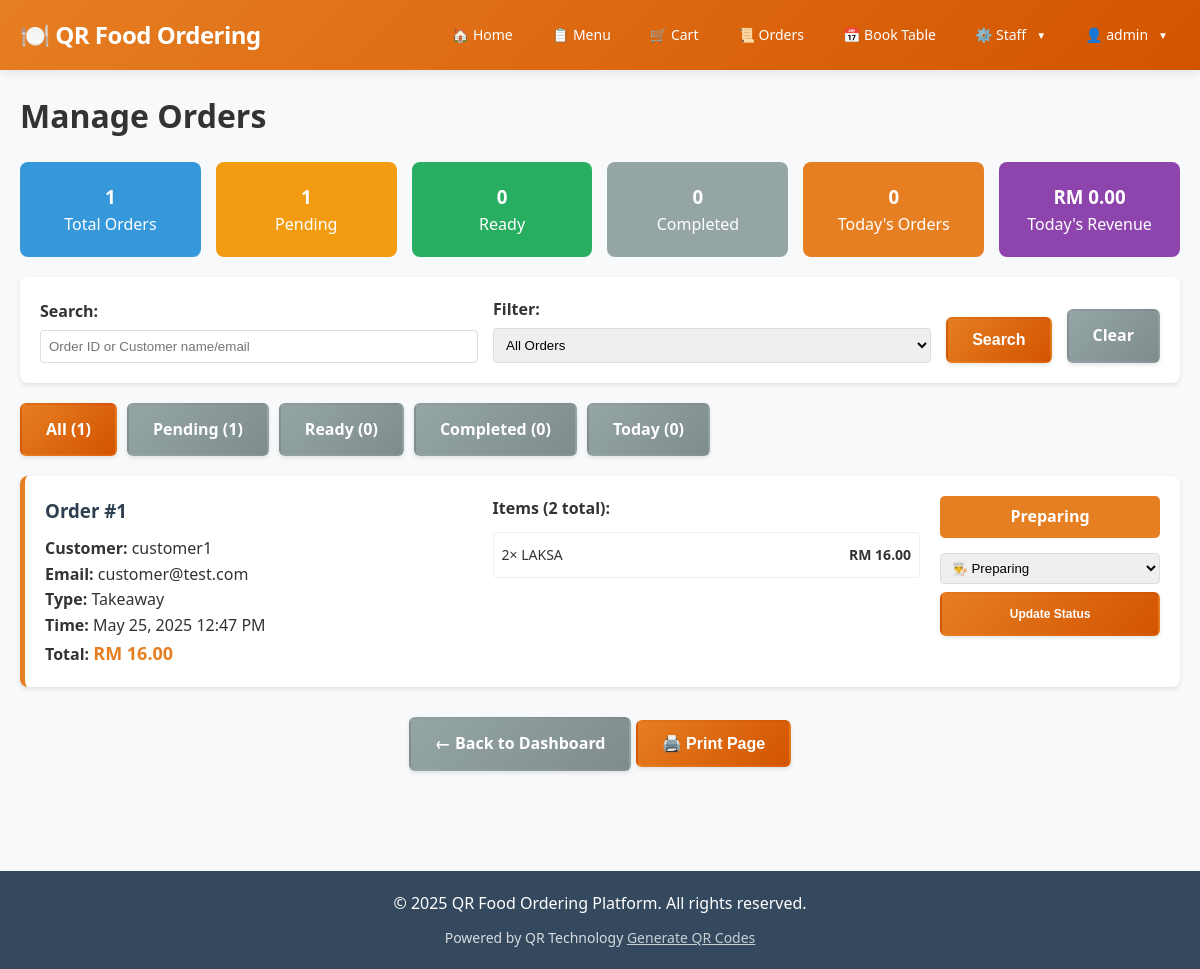
/staff/manage_orders.php (signed in), run on an earlier commit of the app's database.
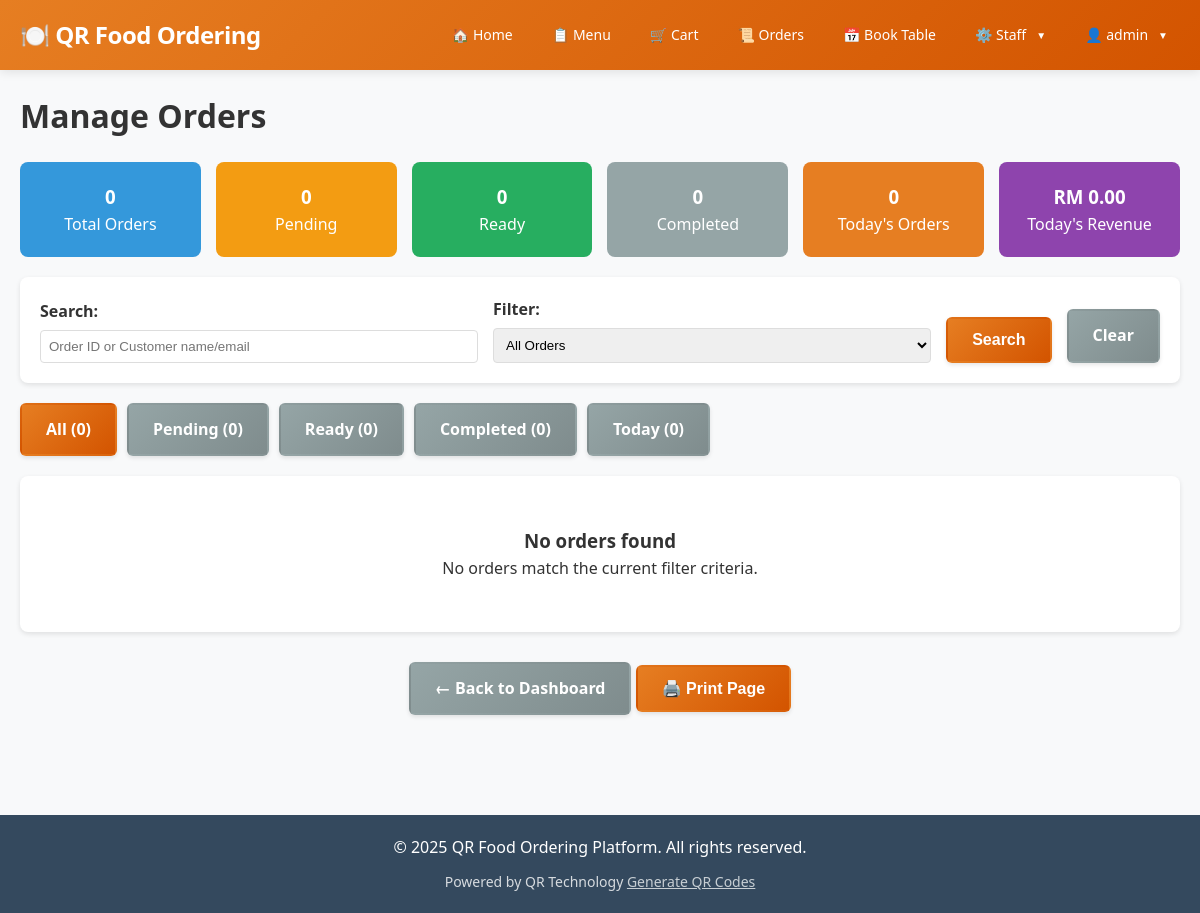
And on a later commit of the database.
### tables this page shows
CREATE TABLE `orders` (
  `id` int(11) NOT NULL,
  `user_id` int(11) DEFAULT NULL,
  `customer_name` VARCHAR(100) NULL,
  `customer_phone` VARCHAR(20) NULL,
  `order_type` enum('dine-in','takeaway') NOT NULL,
  `table_number` int(11) DEFAULT NULL,
  `total_amount` decimal(10,2) NOT NULL,
  `status` enum('pending','confirmed','preparing','ready','completed') DEFAULT 'pending',
  `created_at` timestamp NOT NULL DEFAULT current_timestamp()
);

CREATE TABLE `order_items` (
  `id` int(11) NOT NULL,
  `order_id` int(11) DEFAULT NULL,
  `menu_item_id` int(11) DEFAULT NULL,
  `quantity` int(11) NOT NULL,
  `price` decimal(10,2) NOT NULL
);

CREATE TABLE `menu_items` (
  `id` int(11) NOT NULL,
  `name` varchar(100) NOT NULL,
  `description` text DEFAULT NULL,
  `price` decimal(10,2) NOT NULL,
  `image` varchar(255) DEFAULT NULL,
  `created_at` timestamp NOT NULL DEFAULT current_timestamp(),
  `available` tinyint(1) DEFAULT 1,
  `category` varchar(50) DEFAULT NULL
);

### config/database.php (called while the page is built, shortened)
<?php
function isLoggedIn() {
    return isset($_SESSION['user_id']);
}
function isStaff() {
    return isset($_SESSION['role']) && $_SESSION['role'] === 'staff';
}
?>

### staff/manage_orders.php (the view, shortened to what this page needs)
<?php
require_once '../config/database.php';
$filter = $_GET['filter'] ?? 'all';
$search = trim($_GET['search'] ?? '');
$page = max(1, (int)($_GET['page'] ?? 1));
$limit = 10;
$offset = ($page - 1) * $limit;
$where_conditions = [];
$params = [];
$where_clause = !empty($where_conditions) ? 'WHERE ' . implode(' AND ', $where_conditions) : '';
try {
    $stats_sql = "
        SELECT
            COUNT(*) as total_orders,
            SUM(CASE WHEN status IN ('pending', 'confirmed', 'preparing') THEN 1 ELSE 0 END) as pending_orders,
            SUM(CASE WHEN status = 'ready' THEN 1 ELSE 0 END) as ready_orders,
            SUM(CASE WHEN status = 'completed' THEN 1 ELSE 0 END) as completed_orders,
            SUM(CASE WHEN DATE(created_at) = CURDATE() THEN 1 ELSE 0 END) as today_orders,
            COALESCE(SUM(CASE WHEN DATE(created_at) = CURDATE() THEN total_amount ELSE 0 END), 0) as today_revenue
        FROM orders
    ";
    $stmt = $pdo->query($stats_sql);
    $stats = $stmt->fetch();
    $sql = "
        SELECT o.*,
               COALESCE(u.username, 'Guest') as username,
               COALESCE(u.email, o.customer_phone) as email,
               COUNT(oi.id) as item_count,
               SUM(oi.quantity) as total_items
        FROM orders o
        LEFT JOIN users u ON o.user_id = u.id
        LEFT JOIN order_items oi ON o.id = oi.order_id
        $where_clause
        GROUP BY o.id
        ORDER BY o.created_at DESC
        LIMIT $limit OFFSET $offset
    ";
    $stmt = $pdo->prepare($sql);
    $stmt->execute($params);
    $orders = $stmt->fetchAll();
} catch (Exception $e) {
    $error = 'Database error: ' . $e->getMessage();
    $orders = [];
    $stats = ['total_orders' => 0, 'pending_orders' => 0, 'ready_orders' => 0, 'completed_orders' => 0, 'today_orders' => 0, 'today_revenue' => 0];
}
include '../includes/header.php';
?>
<h1>Manage Orders</h1>
<div style="display: grid; grid-template-columns: repeat(auto-fit, minmax(150px, 1fr)); gap: 15px; margin: 20px 0;">
    <div style="background: #3498db; color: white; padding: 20px; border-radius: 8px; text-align: center;">
        <h3><?php echo (int)$stats['total_orders']; ?></h3>
        <p>Total Orders</p>
    </div>
    <div style="background: #f39c12; color: white; padding: 20px; border-radius: 8px; text-align: center;">
        <h3><?php echo (int)$stats['pending_orders']; ?></h3>
        <p>Pending</p>
    </div>
    <div style="background: #27ae60; color: white; padding: 20px; border-radius: 8px; text-align: center;">
        <h3><?php echo (int)$stats['ready_orders']; ?></h3>
        <p>Ready</p>
    </div>
    <div style="background: #95a5a6; color: white; padding: 20px; border-radius: 8px; text-align: center;">
        <h3><?php echo (int)$stats['completed_orders']; ?></h3>
        <p>Completed</p>
    </div>
    <div style="background: #e67e22; color: white; padding: 20px; border-radius: 8px; text-align: center;">
        <h3><?php echo (int)$stats['today_orders']; ?></h3>
        <p>Today's Orders</p>
    </div>
    <div style="background: #8e44ad; color: white; padding: 20px; border-radius: 8px; text-align: center;">
        <h3>RM <?php echo number_format((float)$stats['today_revenue'], 2); ?></h3>
        <p>Today's Revenue</p>
    </div>
</div>
<div style="background: white; padding: 20px; border-radius: 8px; box-shadow: 0 2px 5px rgba(0,0,0,0.1); margin: 20px 0;">
    <form method="GET" style="display: flex; gap: 15px; align-items: end; flex-wrap: wrap;">
        <div style="flex: 1; min-width: 200px;">
            <label for="search" style="display: block; margin-bottom: 5px; font-weight: bold;">Search:</label>
            <input type="text" name="search" id="search" placeholder="Order ID or Customer name/email"
                   value="<?php echo htmlspecialchars($search); ?>"
                   style="width: 100%; padding: 8px; border: 1px solid #ddd; border-radius: 4px;">
        </div>
        <div style="flex: 1; min-width: 150px;">
            <label for="filter" style="display: block; margin-bottom: 5px; font-weight: bold;">Filter:</label>
            <select name="filter" id="filter" style="width: 100%; padding: 8px; border: 1px solid #ddd; border-radius: 4px;">
                <option value="all" <?php echo $filter === 'all' ? 'selected' : ''; ?>>All Orders</option>
            </select>
        </div>
        <div>
            <button type="submit" class="btn">Search</button>
        </div>
        <div>
            <a href="manage_orders.php" class="btn btn-secondary">Clear</a>
        </div>
    </form>
</div>
<div style="margin: 20px 0; display: flex; gap: 10px; flex-wrap: wrap;">
    <a href="?filter=all" class="btn <?php echo $filter === 'all' ? '' : 'btn-secondary'; ?>">All (<?php echo (int)$stats['total_orders']; ?>)</a>
    <a href="?filter=pending" class="btn <?php echo $filter === 'pending' ? '' : 'btn-secondary'; ?>">Pending (<?php echo (int)$stats['pending_orders']; ?>)</a>
    <a href="?filter=ready" class="btn <?php echo $filter === 'ready' ? '' : 'btn-secondary'; ?>">Ready (<?php echo (int)$stats['ready_orders']; ?>)</a>
    <a href="?filter=completed" class="btn <?php echo $filter === 'completed' ? '' : 'btn-secondary'; ?>">Completed (<?php echo (int)$stats['completed_orders']; ?>)</a>
    <a href="?filter=today" class="btn <?php echo $filter === 'today' ? '' : 'btn-secondary'; ?>">Today (<?php echo (int)$stats['today_orders']; ?>)</a>
</div>
<?php if (empty($orders)): ?>
    <div style="text-align: center; padding: 50px; background: white; border-radius: 8px; box-shadow: 0 2px 5px rgba(0,0,0,0.1);">
        <h3>No orders found</h3>
        <p>No orders match the current filter criteria.</p>
    </div>
<?php else: ?>
    <div style="display: grid; gap: 20px;">
        <?php foreach ($orders as $order): ?>
            <?php
            $status_colors = [
                'pending' => '#f39c12',
                'confirmed' => '#3498db',
                'preparing' => '#e67e22',
                'ready' => '#27ae60',
                'completed' => '#95a5a6'
            ];
            $color = $status_colors[$order['status']] ?? '#95a5a6';
            ?>
            <div style="background: white; border-radius: 8px; box-shadow: 0 2px 5px rgba(0,0,0,0.1); padding: 20px; border-left: 5px solid <?php echo $color; ?>;">
                <div style="display: grid; grid-template-columns: 1fr 1fr auto; gap: 20px; align-items: start;">
                    <div>
                        <h3 style="margin: 0 0 10px 0; color: #2c3e50;">Order #<?php echo (int)$order['id']; ?></h3>
                        <p><strong>Customer:</strong> <?php echo htmlspecialchars($order['username']); ?></p>
                        <p><strong>Email:</strong> <?php echo htmlspecialchars($order['email']); ?></p>
                        <p><strong>Type:</strong> <?php echo htmlspecialchars(ucfirst($order['order_type'])); ?>
                        </p>
                        <p><strong>Time:</strong> <?php echo htmlspecialchars(date('M j, Y g:i A', strtotime($order['created_at']))); ?></p>
                        <p><strong>Total:</strong> <span style="font-size: 18px; font-weight: bold; color: #e67e22;">RM <?php echo number_format((float)$order['total_amount'], 2); ?></span></p>
                    </div>
                    <div>
                        <h4 style="margin: 0 0 10px 0;">Items (<?php echo (int)$order['total_items']; ?> total):</h4>
                        <?php
                        try {
                            $stmt = $pdo->prepare("
                                SELECT oi.quantity, m.name, oi.price, (oi.quantity * oi.price) as subtotal
                                FROM order_items oi
                                JOIN menu_items m ON oi.menu_item_id = m.id
                                WHERE oi.order_id = ?
                                ORDER BY m.name
                            ");
                            $stmt->execute([$order['id']]);
                            $order_items = $stmt->fetchAll();
                        } catch (Exception $e) {
                            $order_items = [];
                        }
                        ?>
                        <div style="font-size: 14px; max-height: 120px; overflow-y: auto; border: 1px solid #ecf0f1; border-radius: 4px; padding: 8px;">
                            <?php if (!empty($order_items)): ?>
                                <?php foreach ($order_items as $item): ?>
                                    <div style="margin: 3px 0; display: flex; justify-content: space-between;">
                                        <span><?php echo (int)$item['quantity']; ?>× <?php echo htmlspecialchars($item['name']); ?></span>
                                        <span style="font-weight: bold;">RM <?php echo number_format((float)$item['subtotal'], 2); ?></span>
                                    </div>
                                <?php endforeach; ?>
                            <?php else: ?>
                                <p style="color: #7f8c8d; font-style: italic;">No items found</p>
                            <?php endif; ?>
                        </div>
                    </div>
                    <div style="text-align: center; min-width: 200px;">
                        <div style="background: <?php echo $color; ?>; color: white; padding: 8px 12px; border-radius: 5px; font-weight: bold; margin-bottom: 15px;">
                            <?php echo htmlspecialchars(ucfirst($order['status'])); ?>
                        </div>
                        <form method="POST" style="margin-bottom: 10px;">
                            <select name="status" style="width: 100%; padding: 6px; margin-bottom: 8px; border: 1px solid #ddd; border-radius: 4px;">
                                <option value="preparing" <?php echo $order['status'] === 'preparing' ? 'selected' : ''; ?>>👨‍🍳 Preparing</option>
                            </select>
                            <button type="submit" name="update_status" class="btn" style="width: 100%; padding: 6px; font-size: 12px;">Update Status</button>
                        </form>
                    </div>
                </div>
            </div>
        <?php endforeach; ?>
    </div>
<?php endif; ?>
<div style="text-align: center; margin: 30px 0;">
    <a href="dashboard.php" class="btn btn-secondary">← Back to Dashboard</a>
    <button onclick="window.print()" class="btn">🖨️ Print Page</button>
</div>
<?php include '../includes/footer.php'; ?>

### includes/header.php (shortened to what this page needs)
<!DOCTYPE html>
<html lang="en">
<head>
    <link rel="stylesheet" href="/qr-food-ordering/css/style.css">
</head>
<body>
    <header class="header">
        <nav class="nav">
            <div class="logo">
                <a href="/qr-food-ordering/index.php" style="color: white; text-decoration: none;">
                    <h2>🍽️ QR Food Ordering</h2>
                </a>
            </div>
            <ul class="nav-links" id="navLinks">
                <li><a href="/qr-food-ordering/index.php">🏠 Home</a></li>
                <?php if (isLoggedIn()): ?>
                    <li><a href="/qr-food-ordering/customer/menu.php">📋 Menu</a></li>
                    <li>
                        <a href="/qr-food-ordering/customer/cart.php">
                            🛒 Cart
                        </a>
                    </li>
                    <li><a href="/qr-food-ordering/customer/order_history.php">📜 Orders</a></li>
                    <li><a href="/qr-food-ordering/customer/book_table.php">📅 Book Table</a></li>
                    <?php if (isStaff()): ?>
                        <li class="dropdown">
                            <a href="#" class="dropbtn">⚙️ Staff</a>
                        </li>
                    <?php endif; ?>
                    <li class="dropdown">
                        <a href="#" class="dropbtn">👤 <?php echo htmlspecialchars($_SESSION['username'] ?? 'User'); ?></a>
                    </li>
                <?php endif; ?>
            </ul>
        </nav>
    </header>
    <main class="container">

### includes/footer.php (shortened to what this page needs)
    </main>
    <footer style="background: #34495e; color: white; text-align: center; padding: 20px; margin-top: 50px;">
        <div style="max-width: 1200px; margin: 0 auto;">
            <p>&copy; <?php echo date('Y'); ?> QR Food Ordering Platform. All rights reserved.</p>
            <p style="font-size: 14px; opacity: 0.8; margin-top: 10px;">
                Powered by QR Technology
                <?php if (isLoggedIn() && isStaff()): ?>
                    <a href="/qr-food-ordering/qr/generate.php" style="color: #ecf0f1;">Generate QR Codes</a>
                <?php endif; ?>
            </p>
        </div>
    </footer>
</body>
</html>

### css/style.css (style rules this page uses)
* { margin: 0; padding: 0; box-sizing: border-box; }
*::before, *::after { box-sizing: border-box; }
html { font-size: 16px; scroll-behavior: smooth; line-height: 1.15; -webkit-text-size-adjust: 100%; }
body { font-family: 'Segoe UI', 'Roboto', 'Oxygen', 'Ubuntu', 'Cantarell', 'Fira Sans', 'Droid Sans', 'Helvetica Neue', sans-serif; line-height: 1.6; color: #333; background-color: #f8f9fa; font-weight: 400; -webkit-font-smoothing: antialiased; -moz-osx-font-smoothing: grayscale; }
.container { max-width: 1200px; margin: 0 auto; padding: 20px; width: 100%; }
.header { background: linear-gradient(135deg, #e67e22 0%, #d35400 100%); color: white; padding: 1rem 0; box-shadow: 0 2px 10px rgba(0,0,0,0.1); position: sticky; top: 0; z-index: 1000; }
.nav { display: flex; justify-content: space-between; align-items: center; max-width: 1200px; margin: 0 auto; padding: 0 20px; position: relative; }
.logo { display: flex; align-items: center; gap: 10px; }
.logo h2 { font-size: 1.5rem; font-weight: 700; margin: 0; letter-spacing: -0.5px; }
.logo a { color: white; text-decoration: none; transition: opacity 0.3s ease; }
.nav-links { display: flex; list-style: none; gap: 15px; align-items: center; margin: 0; }
.nav-links li { position: relative; }
.nav-links a { color: white; text-decoration: none; padding: 8px 12px; border-radius: 6px; transition: all 0.3s ease; font-weight: 500; font-size: 14px; display: flex; align-items: center; gap: 5px; }
.dropdown { position: relative; display: inline-block; }
.dropbtn::after { content: ' ▼'; font-size: 10px; margin-left: 6px; transition: transform 0.3s ease; }
.btn { background: linear-gradient(135deg, #e67e22 0%, #d35400 100%); color: white; padding: 12px 24px; border: none; border-radius: 6px; cursor: pointer; font-size: 16px; font-weight: 600; text-decoration: none; display: inline-flex; align-items: center; justify-content: center; gap: 8px; text-align: center; transition: all 0.3s ease; box-shadow: 0 2px 4px rgba(0,0,0,0.1); border: 2px solid transparent; min-height: 44px; position: relative; overflow: hidden; }
.btn::before { content: ''; position: absolute; top: 0; left: -100%; width: 100%; height: 100%; background: linear-gradient(90deg, transparent, rgba(255,255,255,0.2), transparent); transition: left 0.5s ease; }
.btn-secondary { background: linear-gradient(135deg, #95a5a6 0%, #7f8c8d 100%); color: white; }

### includes/header.php (style rules this page uses)
.dropdown { position: relative; display: inline-block; }
.dropbtn:after { content: ' ▼'; font-size: 10px; margin-left: 5px; }

What changed in the data, as far as the page shows it:
removed orders: id "1", username "customer1", email "customer@test.com", order_type "Takeaway", created_at "May 25, 2025 12:47 PM", total_amount "16.00", total_items "2", status "Preparing", status "👨‍🍳 Preparing"
removed order_items: quantity "2", menu_item.name "LAKSA", subtotal "16.00"
Also different on the page:
$stats['total_orders']: "1" → "0"
$stats['pending_orders']: "1" → "0"
text now shown: "No orders found No orders match the current filter criteria."
